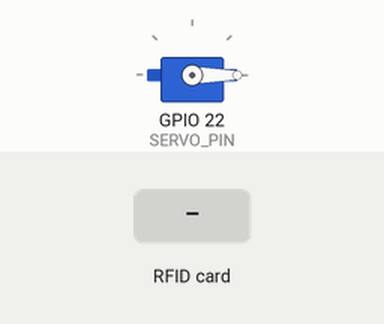
Recording of a sketch running on a simulated ESP32. On the bench: servo. Inputs (shaded band) come from the test bench. What the sketch prints to the serial monitor is not drawn.

Above: at 1.3 s.
1.4 s: RFID card 5E 7A 19 C4 held to the reader
At 2.7 s:
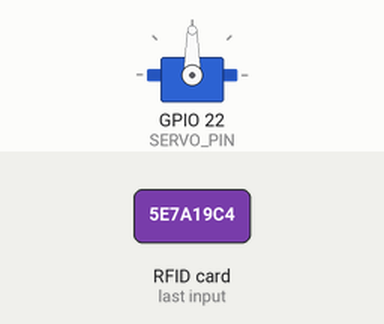
Timing chart, 0 to 6.0 s (numbered marks = the images above; inputs shaded):
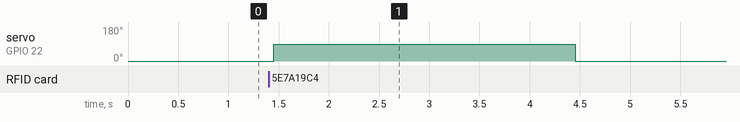

The sketch:

test_rfid.ino
```cpp
#include <SPI.h>
#include <MFRC522.h>
#include <ESP32Servo.h>

// ---------- PIN (chỉnh theo kết nối của bạn) ----------
const uint8_t PIN_SCK  = 18; // SCK (VSPI)
const uint8_t PIN_MISO = 19; // MISO (VSPI)
const uint8_t PIN_MOSI = 23; // MOSI (VSPI)
const uint8_t PIN_SS   = 5;  // SDA / SS (RC522)
const uint8_t PIN_RST  = 2;  // RST (RC522)
const int SERVO_PIN = 22;    // Servo signal

// ---------- RFID & Servo ----------
MFRC522 rfid(PIN_SS, PIN_RST);
Servo myServo;

// ---------- Cấu hình ----------
String lastUid = "";
unsigned long lastTrigger = 0;
const unsigned long debounceMs = 5000; // chống lặp 5s
const unsigned long openDurationMs = 3000; // mở 3s
const int OPEN_ANGLE = 90;
const int CLOSED_ANGLE = 0;

// ---------- Hỗ trợ in dòng kẻ ----------
void printLine() {
  Serial.println("----------------------------------");
}

void setup() {
  Serial.begin(115200);
  delay(100);

  printLine();
  Serial.println("🔹 HỆ THỐNG RFID + SERVO (ESP32)");
  printLine();

  SPI.begin(PIN_SCK, PIN_MISO, PIN_MOSI, PIN_SS);
  rfid.PCD_Init();
  Serial.println("✅ RC522 khởi tạo thành công!");

  myServo.attach(SERVO_PIN);
  myServo.write(CLOSED_ANGLE);
  Serial.print("✅ Servo gắn vào chân: ");
  Serial.println(SERVO_PIN);
  Serial.println("🔒 Servo ở trạng thái ĐÓNG (0°)");
  printLine();

  Serial.println("💡 Sẵn sàng. Hãy quét thẻ RFID...");
  printLine();
}

void loop() {
  // Chờ thẻ mới
  if (!rfid.PICC_IsNewCardPresent() || !rfid.PICC_ReadCardSerial()) {
    delay(50);
    return;
  }

  // Đọc UID
  String uid = "";
  for (byte i = 0; i < rfid.uid.size; i++) {
    if (rfid.uid.uidByte[i] < 0x10) uid += "0";
    uid += String(rfid.uid.uidByte[i], HEX);
  }
  uid.toUpperCase();

  printLine();
  Serial.println("✅ PHÁT HIỆN THẺ MỚI!");
  Serial.print("🆔 UID: ");
  Serial.println(uid);

  unsigned long now = millis();
  bool allowed = false;

  // Kiểm tra trùng UID trong thời gian debounce
  if (uid != lastUid || (now - lastTrigger >= debounceMs)) {
    allowed = true;
  }

  if (allowed) {
    Serial.println("⚙️  Mở barrier (servo → 90°)");
    lastUid = uid;
    lastTrigger = now;

    myServo.write(OPEN_ANGLE);
    Serial.println("⏱  Giữ 3 giây...");
    delay(openDurationMs);

    myServo.write(CLOSED_ANGLE);
    Serial.println("🔒 Barrier đóng lại (servo → 0°)");
  } else {
    Serial.println("⏸  Bỏ qua (đang trong thời gian chặn trùng UID)");
  }

  rfid.PICC_HaltA();
  rfid.PCD_StopCrypto1();

  printLine();
  Serial.println("💡 Chờ thẻ tiếp theo...");
  delay(300);
}
```

Measured:
- after the input at 1.4 s, servo on GPIO 22 (SERVO_PIN): 0° → 90° after 0.05 s, → 0° 3.0 s later
